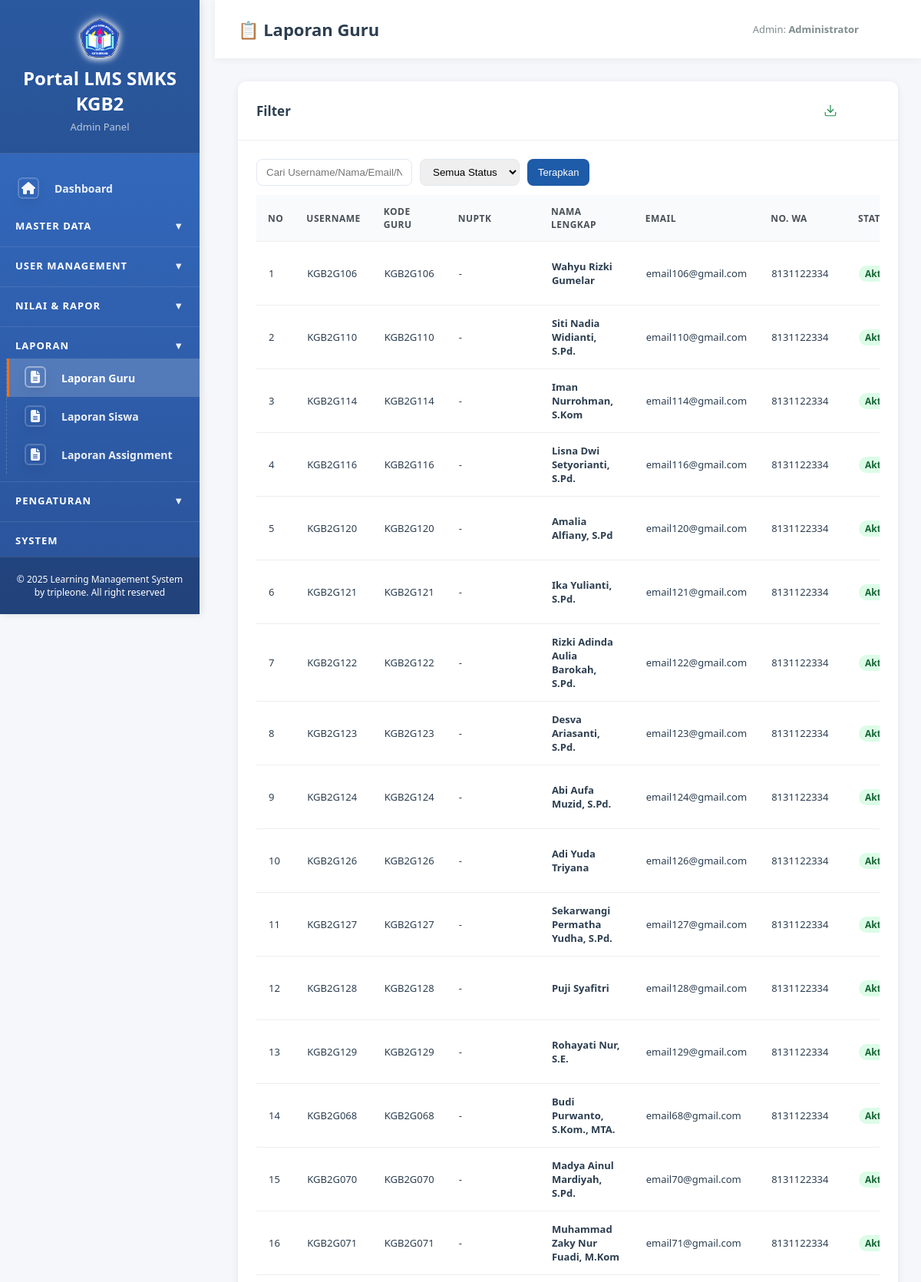
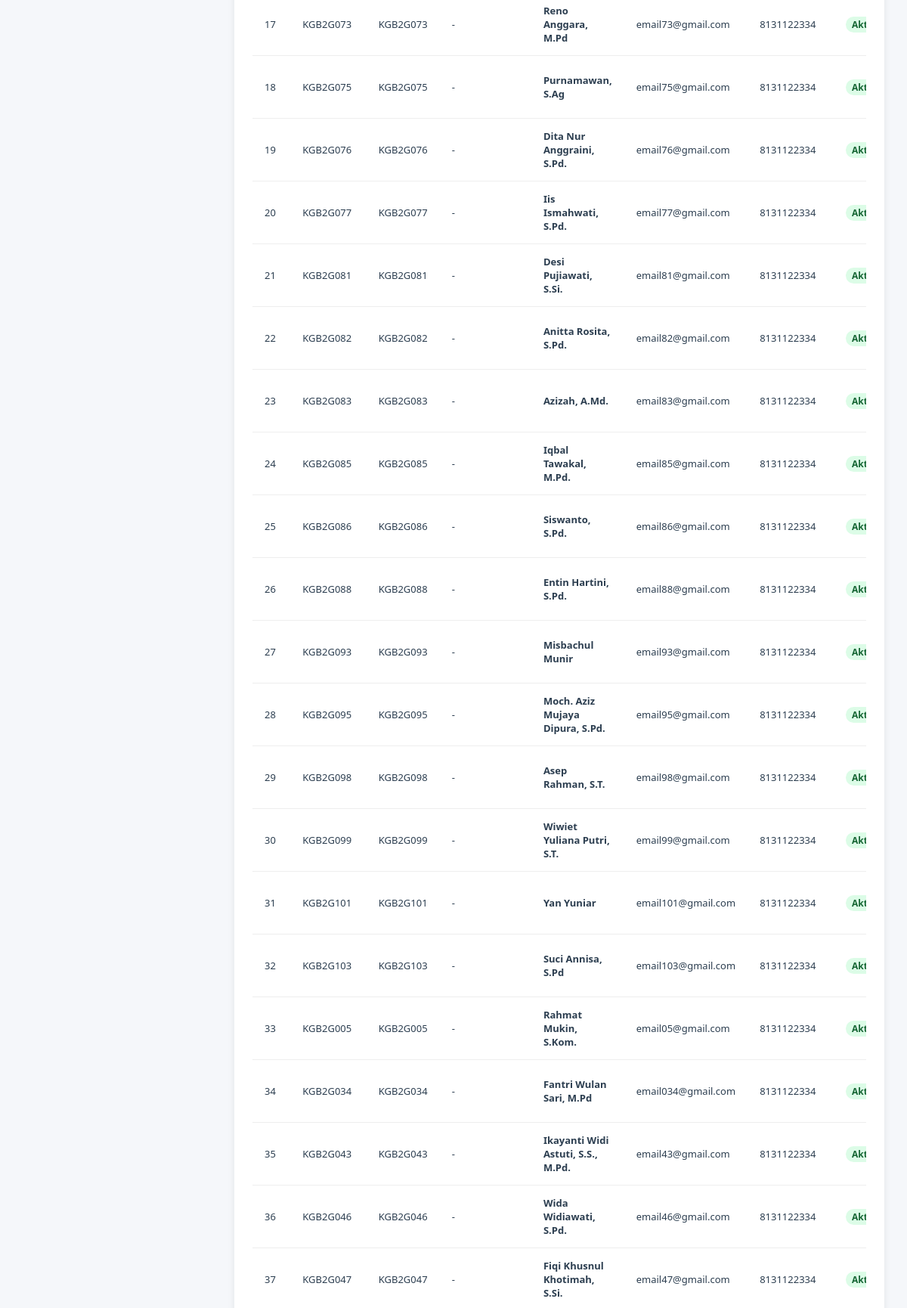
Screenshot of /admin/laporan_guru.php (signed in, upper part) with the database file from the repository (2 pictures, top to bottom).
### tables this page shows
CREATE TABLE `users` (
  `id` int(11) NOT NULL,
  `username` varchar(50) NOT NULL,
  `password` varchar(255) NOT NULL,
  `nama_lengkap` varchar(100) NOT NULL,
  `email` varchar(100) DEFAULT NULL,
  `no_whatsapp` varchar(20) DEFAULT NULL,
  `role` enum('admin','guru','siswa') NOT NULL,
  `kode_guru` varchar(20) DEFAULT NULL,
  `nuptk` varchar(20) DEFAULT NULL,
  `nisn` varchar(20) DEFAULT NULL,
  `kelas_id` int(11) DEFAULT NULL,
  `foto` varchar(255) DEFAULT NULL,
  `is_active` tinyint(1) NOT NULL DEFAULT 1,
  `created_at` timestamp NOT NULL DEFAULT current_timestamp(),
  `updated_at` timestamp NOT NULL DEFAULT current_timestamp() ON UPDATE current_timestamp()
);

### admin/laporan_guru.php (the view, shortened to what this page needs)
<?php
require_once '../config/database.php';
$search = isset($_GET['search']) ? trim($_GET['search']) : '';
$status = isset($_GET['status']) ? trim($_GET['status']) : '';
$where = "WHERE role = 'guru'";
$sql = "SELECT id, username, nama_lengkap, email, no_whatsapp, kode_guru, nuptk, is_active, created_at FROM users $where ORDER BY created_at DESC";
$res = mysqli_query($conn, $sql);
$rows = [];
if ($res) { while ($r = mysqli_fetch_assoc($res)) { $rows[] = $r; } }
?>
<!DOCTYPE html>
<html lang="id">
<head>
    <link rel="stylesheet" href="../assets/css/style.css">
    <link rel="stylesheet" href="../assets/css/_overrides.css">
</head>
<body>
<?php include 'sidebar.php'; ?>
<div class="main-content">
    <div class="top-bar">
        <h1>📋 Laporan Guru</h1>
        <div class="user-info">
            <span>Admin: <strong><?php echo htmlspecialchars(($_SESSION['nama_lengkap']) ?? ''); ?></strong></span>
            <a href="../logout.php" class="btn-logout">Logout</a>
        </div>
    </div>
    <div class="content-area">
        <div class="card">
            <div class="card-header">
                <h3>Filter</h3>
                <div class="toolbar">
                    <a class="btn btn-outline" href="?search=<?php echo urlencode($search); ?>&status=<?php echo urlencode($status); ?>&export=1">⬇️ Export CSV</a>
                    <button class="btn btn-secondary" onclick="window.print()"><i class="fas fa-print" aria-hidden="true"></i> Cetak</button>
                </div>
            </div>
            <div class="card-body">
                <form method="GET" class="filters" action="">
                    <input type="text" name="search" placeholder="Cari Username/Nama/Email/NUPTK/Kode Guru/WA" value="<?php echo htmlspecialchars(($search) ?? ''); ?>">
                    <select name="status">
                        <option value="">Semua Status</option>
                    </select>
                    <button type="submit" class="btn btn-primary">Terapkan</button>
                </form>
                <div class="table-container" style="margin-top:12px;">
                    <table>
                        <thead>
                            <tr>
                                <th>No</th>
                                <th>Username</th>
                                <th>Kode Guru</th>
                                <th>NUPTK</th>
                                <th>Nama Lengkap</th>
                                <th>Email</th>
                                <th>No. WA</th>
                                <th>Status</th>
                            </tr>
                        </thead>
                        <tbody>
                            <?php if (count($rows) === 0): ?>
                                <tr><td colspan="9" style="text-align:center; padding:18px; color:#64748b;">Tidak ada data</td></tr>
                            <?php else: $no=1; foreach ($rows as $r): ?>
                                <tr>
                                    <td><?php echo $no++; ?></td>
                                    <td><?php echo htmlspecialchars(($r['username']) ?? ''); ?></td>
                                    <td><?php echo htmlspecialchars(($r['kode_guru']) ?? ''); ?></td>
                                    <td><?php echo $r['nuptk'] ? htmlspecialchars(($r['nuptk']) ?? '') : '-'; ?></td>
                                    <td><strong><?php echo htmlspecialchars(($r['nama_lengkap']) ?? ''); ?></strong></td>
                                    <td><?php echo htmlspecialchars(($r['email']) ?? ''); ?></td>
                                    <td><?php echo $r['no_whatsapp'] ? htmlspecialchars(($r['no_whatsapp']) ?? '') : '-'; ?></td>
                                    <td><?php echo ((int)$r['is_active']===1)?'<span class="badge badge-success">Aktif</span>':'<span class="badge badge-danger">Nonaktif</span>'; ?></td>
                                </tr>
                            <?php endforeach; endif; ?>
                        </tbody>
                    </table>
                </div>
            </div>
        </div>
    </div>
</div>
</body>
</html>

### assets/css/style.css (style rules this page uses)
* { margin: 0; padding: 0; box-sizing: border-box; }
html, body { height: 100%; }
body { font-family: 'Segoe UI', Tahoma, Geneva, Verdana, sans-serif; background: #f5f7fa; color: #2c3e50; }
html, body { -webkit-text-size-adjust: 100%; -ms-text-size-adjust: 100%; }
.main-content { margin-left: 280px; min-height: 100vh; }
.top-bar { background: #fff; padding: 18px 30px; box-shadow: 0 1px 2px rgba(0,0,0,0.05); display: flex; justify-content: space-between; align-items: center; position: sticky; top: 0; z-index: 100; }
.top-bar h1 { font-size: 22px; color: #2c3e50; font-weight: 600; margin: 0; }
.user-info { display: flex; align-items: center; gap: 15px; }
.user-info span { color: #7f8c8d; font-size: 13px; }
.btn-logout { background: #e74c3c; color: #fff; padding: 7px 16px; border-radius: 5px; text-decoration: none; font-size: 13px; transition: all 0.2s ease; font-weight: 500; }
.content-area { padding: 25px 30px; }
.card { background: #fff; border-radius: 6px; box-shadow: 0 1px 3px rgba(0,0,0,0.06); margin-bottom: 20px; overflow: hidden; }
.card-header { background: #fff; color: #2c3e50; padding: 18px 22px; border-bottom: 2px solid #e9ecef; }
.card-header h3 { margin: 0; font-size: 17px; font-weight: 600; }
.card-body { padding: 22px; }
.btn { padding: 9px 18px; border: none; border-radius: 5px; cursor: pointer; text-decoration: none; display: inline-block; font-size: 13px; transition: all 0.2s ease; font-weight: 500; }
.btn-primary { background: #1976d2; color: #fff; }
.table-container { overflow-x: auto; }
.table-container { -webkit-overflow-scrolling: touch; }
img, .card, .slide img { max-width: 100%; height: auto; }
table { width: 100%; border-collapse: collapse; }
table thead { background: #f8f9fa; color: #2c3e50; }
table th { padding: 13px 15px; text-align: left; font-weight: 600; font-size: 12px; text-transform: uppercase; letter-spacing: 0.5px; color: #495057; }
table tbody tr { border-bottom: 1px solid #e9ecef; transition: background 0.15s ease; }
table td { padding: 13px 15px; font-size: 13px; }
.icon-btn, .action-btn, .table .actions .btn, .table td:last-child .btn { display: inline-block !important; width: 36px !important; height: 36px !important; padding: 0 !important; margin: 0 !important; border-radius: 8px !important; text-indent: -9999px !important; overflow: hidden !important; position: relative !important; background: transparent !important; border: none !important; }
.icon-btn::before, .action-btn::before, .table .actions .btn::before { content: ''; position: absolute; inset: 0; display: grid; place-items: center; background-repeat: no-repeat; background-position: center; background-size: 18px 18px; }
.icon-btn::before, .action-btn::before { filter: none; }
.badge { padding: 4px 9px; border-radius: 3px; font-size: 11px; font-weight: 600; display: inline-block; }
.badge-success { background: #28a745; color: #fff; }
.header, .page-header, .header-bar, .card-header { display: flex; align-items: center; justify-content: space-between; gap: 12px; }

### assets/css/_overrides.css (style rules this page uses)
.content-area { padding: 32px 34px; }
.card-header { padding: 20px 24px; }
.card-body { padding: 24px; }
.table-container table td { padding: 14px 16px; }

### rows the page displays
users: username "KGB2G106", kode_guru "KGB2G106", nama_lengkap "Wahyu Rizki Gumelar", email "email106@gmail.com", no_whatsapp "8131122334", is_active "Aktif"
users: username "KGB2G110", kode_guru "KGB2G110", nama_lengkap "Siti Nadia Widianti, S.Pd.", email "email110@gmail.com", no_whatsapp "8131122334", is_active "Aktif"
users: username "KGB2G114", kode_guru "KGB2G114", nama_lengkap "Iman Nurrohman, S.Kom", email "email114@gmail.com", no_whatsapp "8131122334", is_active "Aktif"
users: username "KGB2G116", kode_guru "KGB2G116", nama_lengkap "Lisna Dwi Setyorianti, S.Pd.", email "email116@gmail.com", no_whatsapp "8131122334", is_active "Aktif"
users: username "KGB2G120", kode_guru "KGB2G120", nama_lengkap "Amalia Alfiany, S.Pd", email "email120@gmail.com", no_whatsapp "8131122334", is_active "Aktif"
users: username "KGB2G121", kode_guru "KGB2G121", nama_lengkap "Ika Yulianti, S.Pd.", email "email121@gmail.com", no_whatsapp "8131122334", is_active "Aktif"
users: username "KGB2G122", kode_guru "KGB2G122", nama_lengkap "Rizki Adinda Aulia Barokah, S.Pd.", email "email122@gmail.com", no_whatsapp "8131122334", is_active "Aktif"
users: username "KGB2G123", kode_guru "KGB2G123", nama_lengkap "Desva Ariasanti, S.Pd.", email "email123@gmail.com", no_whatsapp "8131122334", is_active "Aktif"
users: username "KGB2G124", kode_guru "KGB2G124", nama_lengkap "Abi Aufa Muzid, S.Pd.", email "email124@gmail.com", no_whatsapp "8131122334", is_active "Aktif"
users: username "KGB2G126", kode_guru "KGB2G126", nama_lengkap "Adi Yuda Triyana", email "email126@gmail.com", no_whatsapp "8131122334", is_active "Aktif"
users: username "KGB2G127", kode_guru "KGB2G127", nama_lengkap "Sekarwangi Permatha Yudha, S.Pd.", email "email127@gmail.com", no_whatsapp "8131122334", is_active "Aktif"
users: username "KGB2G128", kode_guru "KGB2G128", nama_lengkap "Puji Syafitri", email "email128@gmail.com", no_whatsapp "8131122334", is_active "Aktif"
users: username "KGB2G129", kode_guru "KGB2G129", nama_lengkap "Rohayati Nur, S.E.", email "email129@gmail.com", no_whatsapp "8131122334", is_active "Aktif"
users: username "KGB2G068", kode_guru "KGB2G068", nama_lengkap "Budi Purwanto, S.Kom., MTA.", email "email68@gmail.com", no_whatsapp "8131122334", is_active "Aktif"
users: username "KGB2G070", kode_guru "KGB2G070", nama_lengkap "Madya Ainul Mardiyah, S.Pd.", email "email70@gmail.com", no_whatsapp "8131122334", is_active "Aktif"
users: username "KGB2G071", kode_guru "KGB2G071", nama_lengkap "Muhammad Zaky Nur Fuadi, M.Kom", email "email71@gmail.com", no_whatsapp "8131122334", is_active "Aktif"
users: username "KGB2G073", kode_guru "KGB2G073", nama_lengkap "Reno Anggara, M.Pd", email "email73@gmail.com", no_whatsapp "8131122334", is_active "Aktif"
users: username "KGB2G075", kode_guru "KGB2G075", nama_lengkap "Purnamawan, S.Ag", email "email75@gmail.com", no_whatsapp "8131122334", is_active "Aktif"
users: username "KGB2G076", kode_guru "KGB2G076", nama_lengkap "Dita Nur Anggraini, S.Pd.", email "email76@gmail.com", no_whatsapp "8131122334", is_active "Aktif"
users: username "KGB2G077", kode_guru "KGB2G077", nama_lengkap "Iis Ismahwati, S.Pd.", email "email77@gmail.com", no_whatsapp "8131122334", is_active "Aktif"
users: username "KGB2G081", kode_guru "KGB2G081", nama_lengkap "Desi Pujiawati, S.Si.", email "email81@gmail.com", no_whatsapp "8131122334", is_active "Aktif"
users: username "KGB2G082", kode_guru "KGB2G082", nama_lengkap "Anitta Rosita, S.Pd.", email "email82@gmail.com", no_whatsapp "8131122334", is_active "Aktif"
users: username "KGB2G083", kode_guru "KGB2G083", nama_lengkap "Azizah, A.Md.", email "email83@gmail.com", no_whatsapp "8131122334", is_active "Aktif"
users: username "KGB2G085", kode_guru "KGB2G085", nama_lengkap "Iqbal Tawakal, M.Pd.", email "email85@gmail.com", no_whatsapp "8131122334", is_active "Aktif"
users: username "KGB2G086", kode_guru "KGB2G086", nama_lengkap "Siswanto, S.Pd.", email "email86@gmail.com", no_whatsapp "8131122334", is_active "Aktif"
users: username "KGB2G088", kode_guru "KGB2G088", nama_lengkap "Entin Hartini, S.Pd.", email "email88@gmail.com", no_whatsapp "8131122334", is_active "Aktif"
users: username "KGB2G093", kode_guru "KGB2G093", nama_lengkap "Misbachul Munir", email "email93@gmail.com", no_whatsapp "8131122334", is_active "Aktif"
users: username "KGB2G095", kode_guru "KGB2G095", nama_lengkap "Moch. Aziz Mujaya Dipura, S.Pd.", email "email95@gmail.com", no_whatsapp "8131122334", is_active "Aktif"
users: username "KGB2G098", kode_guru "KGB2G098", nama_lengkap "Asep Rahman, S.T.", email "email98@gmail.com", no_whatsapp "8131122334", is_active "Aktif"
users: username "KGB2G099", kode_guru "KGB2G099", nama_lengkap "Wiwiet Yuliana Putri, S.T.", email "email99@gmail.com", no_whatsapp "8131122334", is_active "Aktif"
users: username "KGB2G101", kode_guru "KGB2G101", nama_lengkap "Yan Yuniar", email "email101@gmail.com", no_whatsapp "8131122334", is_active "Aktif"
users: username "KGB2G103", kode_guru "KGB2G103", nama_lengkap "Suci Annisa, S.Pd", email "email103@gmail.com", no_whatsapp "8131122334", is_active "Aktif"
users: username "KGB2G005", kode_guru "KGB2G005", nama_lengkap "Rahmat Mukin, S.Kom.", email "email05@gmail.com", no_whatsapp "8131122334", is_active "Aktif"
users: username "KGB2G034", kode_guru "KGB2G034", nama_lengkap "Fantri Wulan Sari, M.Pd", email "email034@gmail.com", no_whatsapp "8131122334", is_active "Aktif"
users: username "KGB2G043", kode_guru "KGB2G043", nama_lengkap "Ikayanti Widi Astuti, S.S., M.Pd.", email "email43@gmail.com", no_whatsapp "8131122334", is_active "Aktif"
users: username "KGB2G046", kode_guru "KGB2G046", nama_lengkap "Wida Widiawati, S.Pd.", email "email46@gmail.com", no_whatsapp "8131122334", is_active "Aktif"
users: username "KGB2G047", kode_guru "KGB2G047", nama_lengkap "Fiqi Khusnul Khotimah, S.Si.", email "email47@gmail.com", no_whatsapp "8131122334", is_active "Aktif"

### other values shown
$_SESSION['nama_lengkap'] "Administrator"
